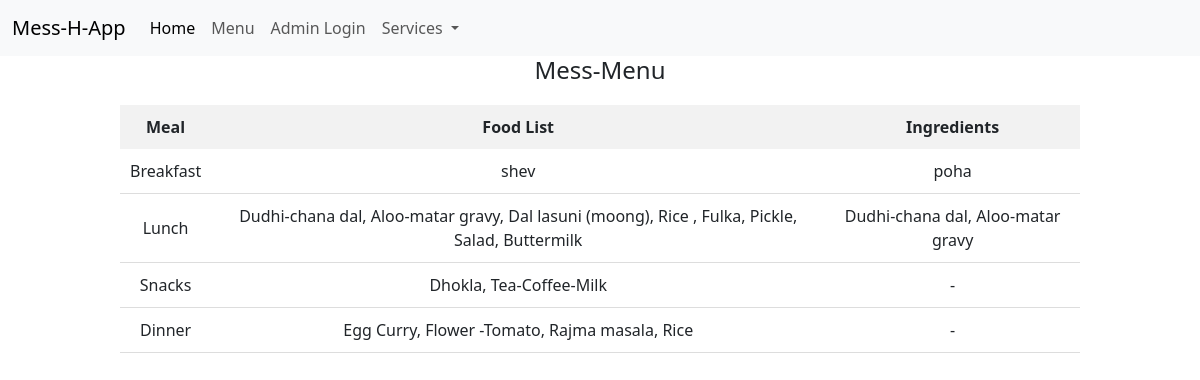
The page /menu on the database its author committed.
### myapp/models.py (models this page shows)
class MenuItem(models.Model):
    breakfast_foodlist= models.TextField(default='default_value')
    breakfast_ingredients = models.TextField(default='default_value')
    lunch_foodlist= models.TextField(default='default_value')
    lunch_ingredients = models.TextField(default='default_value')
    snacks_foodlist=models.TextField(default='default_value')
    snacks_ingredients = models.TextField(default='default_value')
    dinner_foodlist= models.TextField(default='default_value')
    dinner_ingredients =models.TextField(default='default_value')

### myapp/views.py (the view)
# urls.py: path('menu', views.menuweb, name='menuweb'),
def menuweb(request):
    menu_items = MenuItem.objects.all()
    return render(request, 'menu.html', {'menu_items': menu_items})

### templates/menu.html
{% extends 'base.html' %}
{% block body %}
<div style="text-align: center;">
    <h1 style="font-size: 24px; margin-bottom: 20px;">Mess-Menu</h1>
    <table style="margin: 0 auto; border-collapse: collapse; width: 80%;">
        <tbody>
            <tr>
                <th style="background-color: #f2f2f2; padding: 10px; text-align: center;">Meal</th>
                <th style="background-color: #f2f2f2; padding: 10px; text-align: center;">Food List</th>
                <th style="background-color: #f2f2f2; padding: 10px; text-align: center;">Ingredients</th>
            </tr>
            {% for item in menu_items %}
                <tr>
                    <td style="border-bottom: 1px solid #ddd; padding: 10px;">Breakfast</td>
                    <td style="border-bottom: 1px solid #ddd; padding: 10px;">{{ item.breakfast_foodlist }}</td>
                    <td style="border-bottom: 1px solid #ddd; padding: 10px;">{{ item.breakfast_ingredients }}</td>
                </tr>
                <tr>
                    <td style="border-bottom: 1px solid #ddd; padding: 10px;">Lunch</td>
                    <td style="border-bottom: 1px solid #ddd; padding: 10px;">{{ item.lunch_foodlist }}</td>
                    <td style="border-bottom: 1px solid #ddd; padding: 10px;">{{ item.lunch_ingredients }}</td>
                </tr>
                <tr>
                    <td style="border-bottom: 1px solid #ddd; padding: 10px;">Snacks</td>
                    <td style="border-bottom: 1px solid #ddd; padding: 10px;">{{ item.snacks_foodlist }}</td>
                    <td style="border-bottom: 1px solid #ddd; padding: 10px;">{{ item.snacks_ingredients }}</td>
                </tr>
                <tr>
                    <td style="border-bottom: 1px solid #ddd; padding: 10px;">Dinner</td>
                    <td style="border-bottom: 1px solid #ddd; padding: 10px;">{{ item.dinner_foodlist }}</td>
                    <td style="border-bottom: 1px solid #ddd; padding: 10px;">{{ item.dinner_ingredients }}</td>
                </tr>
            {% endfor %}
        </tbody>
    </table>
</div>
{% endblock %}

### templates/base.html (shortened to what this page needs)
<!doctype html>
<html lang="en">
  <head>
    <link href="https://cdn.jsdelivr.net/npm/bootstrap@5.3.0-alpha1/dist/css/bootstrap.min.css" rel="stylesheet">
  </head>
  <body>
    <nav class="navbar navbar-expand-lg bg-body-tertiary">
        <div class="container-fluid">
          <a class="navbar-brand" href="#">Mess-H-App</a>
          <div class="collapse navbar-collapse" id="navbarSupportedContent">
            <ul class="navbar-nav me-auto mb-2 mb-lg-0">
              <li class="nav-item">
                <a class="nav-link active" aria-current="page" href="/">Home</a>
              </li>
              <li class="nav-item">
                <a class="nav-link" href="menu">Menu</a>
              </li>
              <li class="nav-item">
                <a class="nav-link" href="admin/">Admin Login</a>
              </li>
              <li class="nav-item dropdown">
                <a class="nav-link dropdown-toggle" href="/services" role="button" data-bs-toggle="dropdown" aria-expanded="false">
                  Services
                </a>
              </li>
            </ul>
          </div>
        </div>
    </nav>
{% block body %}{% endblock body %}
  </body>
</html>

### rows shown on the page
MenuItem: breakfast_foodlist "shev", breakfast_ingredients "poha", lunch_foodlist "Dudhi-chana dal, Aloo-matar gravy, Dal lasuni (moong), Rice , Fulka, Pickle, Salad, Buttermilk", lunch_ingredients "Dudhi-chana dal, Aloo-matar gravy", snacks_foodlist "Dhokla, Tea-Coffee-Milk", snacks_ingredients "-", dinner_foodlist "Egg Curry, Flower -Tomato, Rajma masala, Rice", dinner_ingredients "-"
